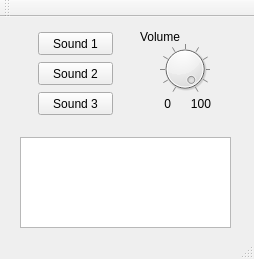
<?xml version="1.0" encoding="UTF-8"?>
<ui version="4.0">
 <class>MainWindow</class>
 <widget class="QMainWindow" name="MainWindow">
  <property name="geometry">
   <rect>
    <x>0</x>
    <y>0</y>
    <width>254</width>
    <height>259</height>
   </rect>
  </property>
  <property name="windowTitle">
   <string>MainWindow</string>
  </property>
  <property name="whatsThis">
   <string/>
  </property>
  <widget class="QWidget" name="centralWidget">
   <widget class="QPushButton" name="pushButton">
    <property name="geometry">
     <rect>
      <x>38</x>
      <y>15</y>
      <width>75</width>
      <height>23</height>
     </rect>
    </property>
    <property name="text">
     <string>Sound 1</string>
    </property>
   </widget>
   <widget class="QPushButton" name="pushButton_2">
    <property name="geometry">
     <rect>
      <x>38</x>
      <y>45</y>
      <width>75</width>
      <height>23</height>
     </rect>
    </property>
    <property name="text">
     <string>Sound 2</string>
    </property>
   </widget>
   <widget class="QPushButton" name="pushButton_3">
    <property name="geometry">
     <rect>
      <x>38</x>
      <y>75</y>
      <width>75</width>
      <height>23</height>
     </rect>
    </property>
    <property name="text">
     <string>Sound 3</string>
    </property>
   </widget>
   <widget class="QPlainTextEdit" name="plainTextEdit">
    <property name="geometry">
     <rect>
      <x>20</x>
      <y>120</y>
      <width>211</width>
      <height>91</height>
     </rect>
    </property>
    <property name="whatsThis">
     <string/>
    </property>
    <property name="verticalScrollBarPolicy">
     <enum>Qt::ScrollBarAsNeeded</enum>
    </property>
   </widget>
   <widget class="QLabel" name="label">
    <property name="geometry">
     <rect>
      <x>130</x>
      <y>80</y>
      <width>41</width>
      <height>13</height>
     </rect>
    </property>
    <property name="text">
     <string>0</string>
    </property>
    <property name="alignment">
     <set>Qt::AlignRight|Qt::AlignTrailing|Qt::AlignVCenter</set>
    </property>
   </widget>
   <widget class="QLabel" name="label_2">
    <property name="geometry">
     <rect>
      <x>170</x>
      <y>80</y>
      <width>41</width>
      <height>13</height>
     </rect>
    </property>
    <property name="text">
     <string>100</string>
    </property>
    <property name="alignment">
     <set>Qt::AlignRight|Qt::AlignTrailing|Qt::AlignVCenter</set>
    </property>
   </widget>
   <widget class="QLabel" name="label_3">
    <property name="geometry">
     <rect>
      <x>140</x>
      <y>10</y>
      <width>41</width>
      <height>20</height>
     </rect>
    </property>
    <property name="whatsThis">
     <string/>
    </property>
    <property name="layoutDirection">
     <enum>Qt::LeftToRight</enum>
    </property>
    <property name="frameShape">
     <enum>QFrame::NoFrame</enum>
    </property>
    <property name="text">
     <string>Volume</string>
    </property>
    <property name="alignment">
     <set>Qt::AlignLeading|Qt::AlignLeft|Qt::AlignVCenter</set>
    </property>
   </widget>
   <widget class="QDial" name="dial">
    <property name="geometry">
     <rect>
      <x>160</x>
      <y>20</y>
      <width>50</width>
      <height>64</height>
     </rect>
    </property>
    <property name="maximum">
     <number>100</number>
    </property>
    <property name="value">
     <number>100</number>
    </property>
    <property name="wrapping">
     <bool>false</bool>
    </property>
    <property name="notchTarget">
     <double>10.000000000000000</double>
    </property>
    <property name="notchesVisible">
     <bool>true</bool>
    </property>
   </widget>
  </widget>
  <widget class="QMenuBar" name="menuBar">
   <property name="geometry">
    <rect>
     <x>0</x>
     <y>0</y>
     <width>254</width>
     <height>21</height>
    </rect>
   </property>
  </widget>
  <widget class="QToolBar" name="mainToolBar">
   <attribute name="toolBarArea">
    <enum>TopToolBarArea</enum>
   </attribute>
   <attribute name="toolBarBreak">
    <bool>false</bool>
   </attribute>
  </widget>
  <widget class="QStatusBar" name="statusBar"/>
 </widget>
 <layoutdefault spacing="6" margin="11"/>
 <resources/>
 <connections/>
</ui>
